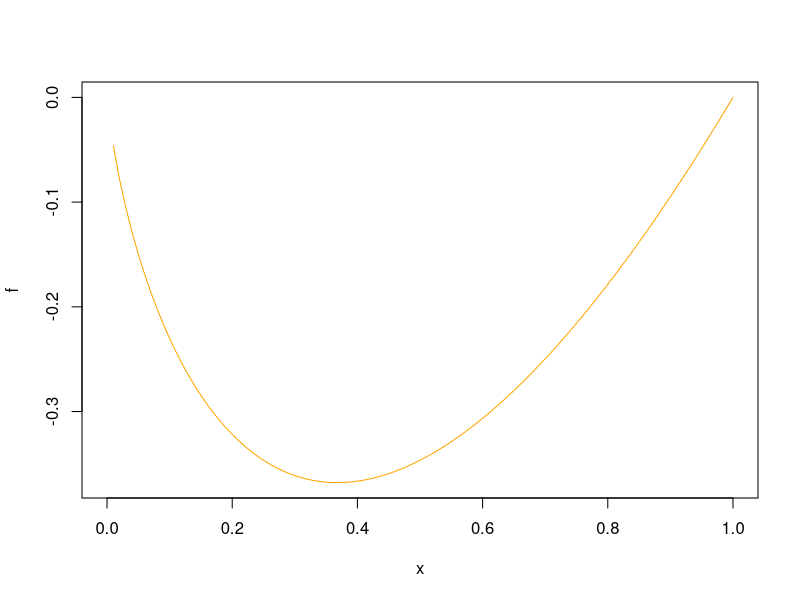

The R source for this figure: (Note: this script raises an error after producing the figure.)
#Tarea 6 
#Andres Moguel
#Lagrange grado n

#Comenzamos con la definicion de la funcion
f <- function(x){
  x*log(x)
}

plot(f, col = 'orange')

#Definimos entradas, queremos grado n, pedimos el grado
grado <- as.numeric(readline("Ingrese el grado deseado del polinomio: "))
#creamos los puntos x necesarios para el polinomio
m = grado+1
puntosx<-vector(length = m)
contador=0
for (i in puntosx) {
  contador<-contador+1
  punto <- as.numeric(readline("Ingrese el valor _ para el calculo: "))
  puntosx[contador]<-punto
}

#creamos los puntos "y" (f(xi)) necesarios para el polinomio
puntosy<-vector(length = m)
contador=0
for(j in puntosy){
  contador<-contador +1
  for(i in puntosx)
  puntosy[contador]<-f(puntosx[contador])
}

#Aplicamos entonces el metodo de lagrange
#primero pedimos el valor a aproximar:
a<-as.numeric(readline("Ingrese el valor en el que desea aproximar f(x): "))
P<-0.0
for(k in 1:m){
  producto <- 1
  for(l in 1:m){
    if(l!=k){
      producto<-producto*((a - puntosx[l])/(puntosx[k]-puntosx[l]))
    }
    l<-l+1
  }
  P<- P + f(puntosx[k])*producto
  k<-k+1
}
print(paste("Aproximando en el punto dado tenemos que el polinomio da: ", P))
